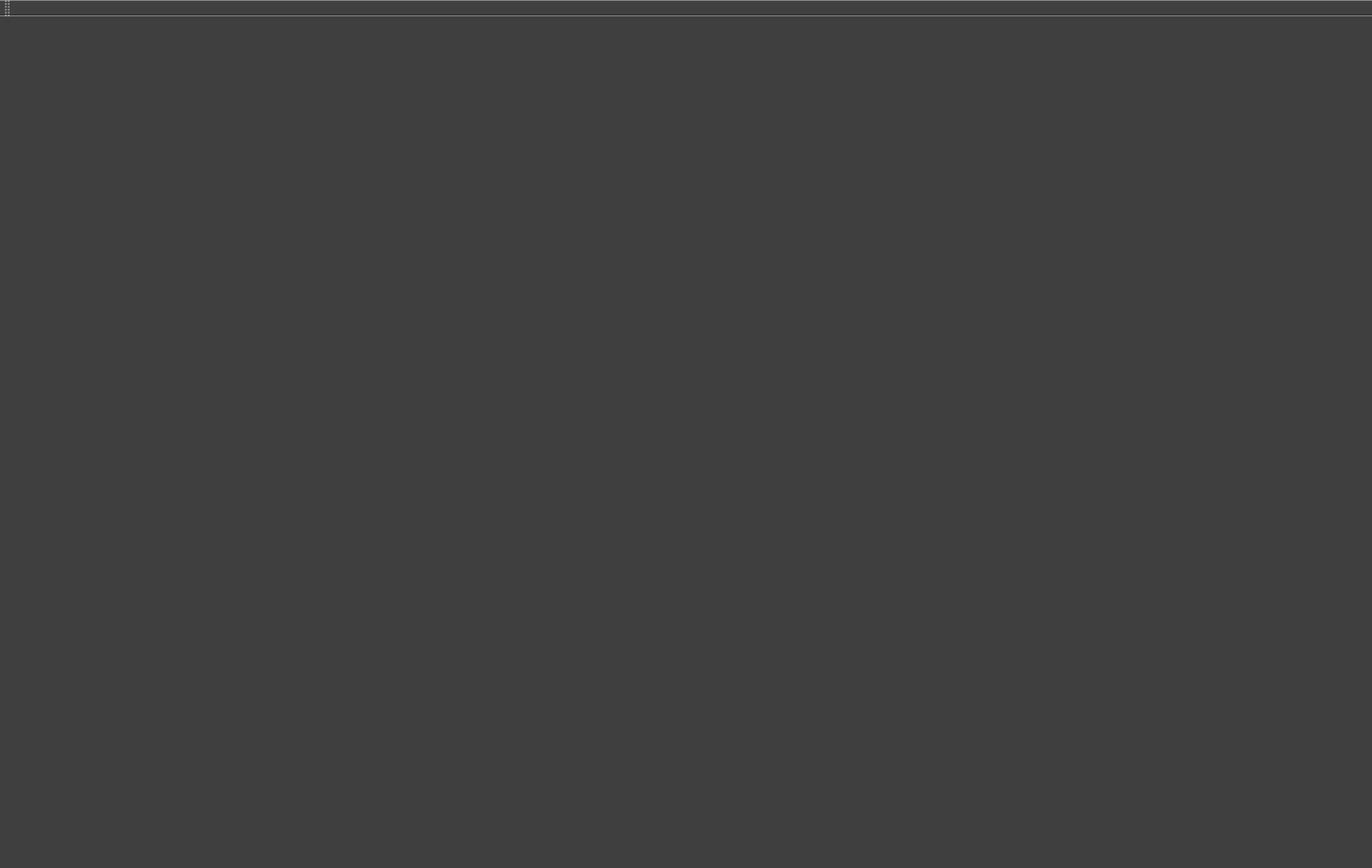
<?xml version="1.0" encoding="UTF-8"?>
<ui version="4.0">
 <class>DebuggerGUIClass</class>
 <widget class="QMainWindow" name="DebuggerGUIClass">
  <property name="geometry">
   <rect>
    <x>0</x>
    <y>0</y>
    <width>1427</width>
    <height>903</height>
   </rect>
  </property>
  <property name="mouseTracking">
   <bool>false</bool>
  </property>
  <property name="acceptDrops">
   <bool>true</bool>
  </property>
  <property name="windowTitle">
   <string>Jolt - Physics Debugger</string>
  </property>
  <property name="windowIcon">
   <iconset resource="DebuggerGUI.qrc">
    <normaloff>:/DebuggerGUI/LogoSmall_ico.ico</normaloff>:/DebuggerGUI/LogoSmall_ico.ico</iconset>
  </property>
  <property name="styleSheet">
   <string notr="true">background-color: rgb(63, 63, 63);</string>
  </property>
  <widget class="QWidget" name="centralWidget"/>
  <widget class="QMenuBar" name="menuBar">
   <property name="geometry">
    <rect>
     <x>0</x>
     <y>0</y>
     <width>1427</width>
     <height>21</height>
    </rect>
   </property>
  </widget>
  <widget class="QToolBar" name="mainToolBar">
   <attribute name="toolBarArea">
    <enum>TopToolBarArea</enum>
   </attribute>
   <attribute name="toolBarBreak">
    <bool>false</bool>
   </attribute>
  </widget>
  <widget class="QStatusBar" name="statusBar"/>
 </widget>
 <layoutdefault spacing="6" margin="11"/>
 <resources>
  <include location="DebuggerGUI.qrc"/>
 </resources>
 <connections/>
</ui>
